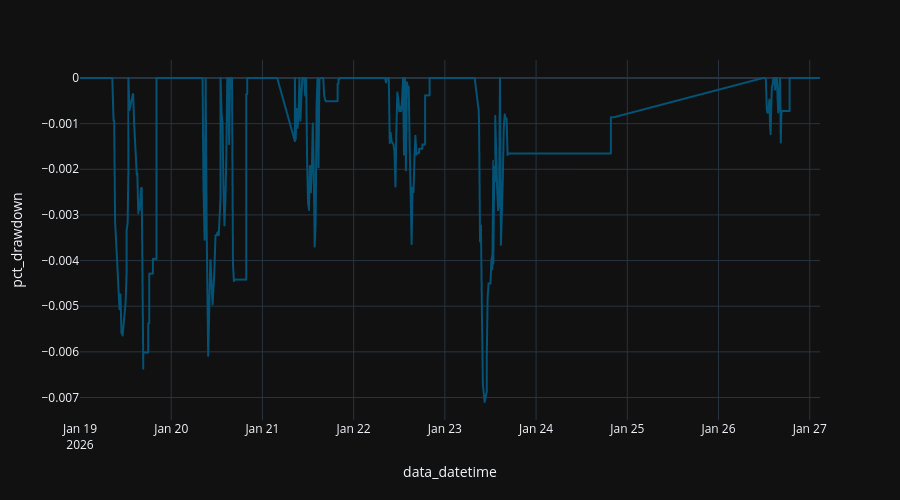

The notebook cell saved with this chart:
### Code cell
dfasset_name = 'ISFEl_EQ'

x = df[df['name'] == asset_name][['data_datetime', 'pct_drawdown', 'name']].sort_values(by="data_datetime")

fig = px.line (
  x,
  "data_datetime",
  "pct_drawdown",
#   color_discrete_sequence="Tealgrn_r",
)

fig.update_layout (
  height=500,
)

### Figure 1 — Plotly figure (JSON) as saved in the notebook; plotly's stock layout.template omitted (floating-point values rounded to 4 significant figures; data arrays with more than 128 entries replaced by an {"elided": "..."} marker saying what was removed)
{"data": [{"hovertemplate": "data_datetime=%{x}<br>pct_drawdown=%{y}<extra></extra>", "legendgroup": "", "line": {"color": "rgb(4, 82, 117)", "dash": "solid"}, "marker": {"symbol": "circle"}, "mode": "lines", "name": "", "showlegend": false, "type": "scattergl", "x": {"elided": "1006 str values"}, "xaxis": "x", "y": {"elided": "1006 float values"}, "yaxis": "y"}], "layout": {"height": 500, "legend": {"tracegroupgap": 0}, "margin": {"t": 60}, "xaxis": {"anchor": "y", "domain": [0, 1], "title": {"text": "data_datetime"}}, "yaxis": {"anchor": "x", "domain": [0, 1], "title": {"text": "pct_drawdown"}}}}
